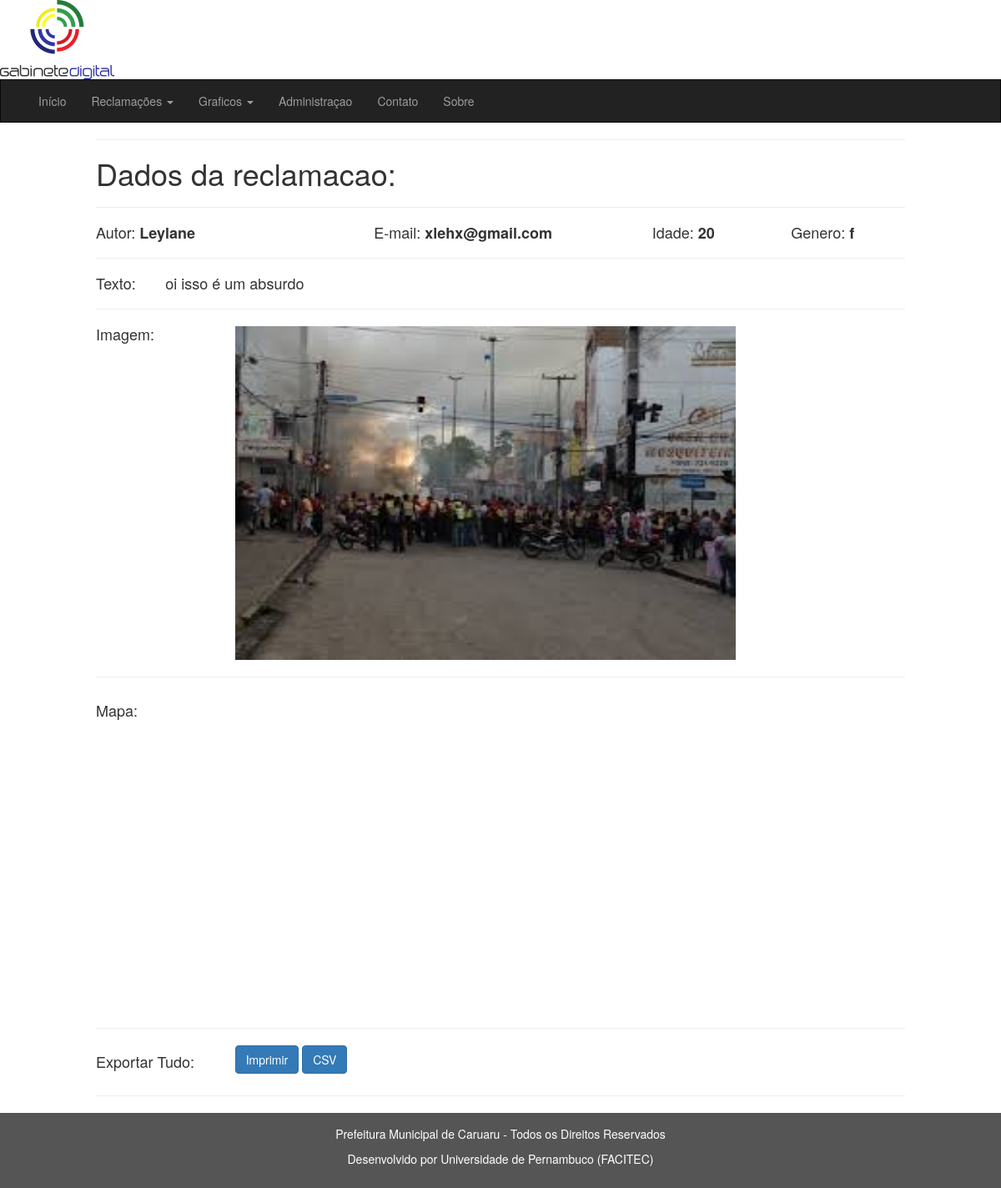
The app's page /reclamacoes/direitos_humanos/visualizar.php?id=20&autor=Leylane with its own data.
### tables this page shows
CREATE TABLE IF NOT EXISTS `reclamacoes` (
  `id` int(11) NOT NULL AUTO_INCREMENT,
  `user_nome` varchar(100) DEFAULT NULL,
  `user_email` varchar(100) DEFAULT NULL,
  `user_idade` tinyint(3) unsigned DEFAULT NULL,
  `user_genero` varchar(1) DEFAULT NULL,
  `texto` varchar(144) NOT NULL,
  `data` date NOT NULL,
  `imagem` varchar(100) NOT NULL COMMENT 'endereço da imagem',
  `categoria` tinyint(4) NOT NULL,
  `latitude` float(10,6) DEFAULT NULL,
  `longitude` float(10,6) DEFAULT NULL,
  PRIMARY KEY (`id`)
);

### MVC/Model/bd/bd.php (called while the page is built, shortened)
<?php
	class bancoDeDados{
		private $servidor = "localhost";
		private $usuario = "root";
		private $senha = "iago2014";
		private $banco = "ouvidoria_app";
		private $conn;
		public function getConn(){
			return $this->conn;
		}
		public function estabelecerConexao(){
			$this->conn = new mysqli($this->servidor, $this->usuario, $this->senha, $this->banco);
			if ($this->conn->connect_errno) {
			    return false;
			} else {
				return true;
			}
		}
	}
?>

### MVC/View/reclamacoes/Reclamacao.php (the view, shortened to what this page needs)
<?php
	class Reclamacao{
		public function imprimir_inicio_reclamacao(){
			echo '
				<div id="reclamacao_div">';
			$this->reclamacao = '';
		}
		public function processar_reclamacao($dados){
			$this->reclamacao .= '
					<div id="reclamacao">
					    <hr>
					    <h1>Dados da reclamacao:</h1>
					    <h4>
					        <hr>
					        <div class="row">
					            <div class="col-sm-4">
					                Autor: <strong>'.$dados['user_nome'].'</strong>
					            </div>
					            <div class="col-sm-4">
					                E-mail: <strong>'.$dados['user_email'].'</strong>
					            </div>
					            <div class="col-sm-2">
					                Idade: <strong>'.$dados['user_idade'].'</strong>
					            </div>
					            <div class="col-sm-2">
					                Genero: <strong>'.$dados['user_genero'].'</strong>
					            </div>
					        </div>
					        <hr>
					        <div class="row">
					            <div class="col-sm-1">
					                Texto:
					            </div>
					            <div class="col-sm-11">
					                '.$dados['texto'].'
					            </div>
					        </div>
					        <hr>
					        <div class="row">
					            <div class="col-sm-2">
					                Imagem:
					            </div>
					            <div class="col-sm-10">
					                <img src="../../imagens/upload/'.$dados['imagem'].'" width="600" height="400" alt="img_reclamacao"/>
					            </div>
					        </div>
						</div>
						<hr>
				';
		}
		public function imprimir_mapa(){
			echo '
					<div class="row">
						<div class="col-sm-2"><h4>Mapa:</h4></div>
						<div class="col-sm-10">
							<div id="googleMap" style="width:500px;height:380px;"></div>
						</div>
					</div>
				</div>';
		}
		public function imprimir_botoes_exportar($exportar_csv, $nome_arquivo_csv){
			echo
				'
				<hr><div class="row">
					<div class="col-sm-2"><h4>Exportar Tudo:</h4></div>
					<div class="col-sm-10">
						<button class="btn btn-primary" id="botao_imprimir">Imprimir</button>
						';
			if(!strcmp($exportar_csv,"sim")) {
				echo '
				<a class="btn btn-primary" href="../temp/'.$nome_arquivo_csv.'.csv" id="botao_CSV">CSV</a>
				';
			}
			echo '
					</div>
				</div>
				<hr>
					';
		}
		public function imprimir_reclamacao(){
			echo $this->reclamacao;
		}
	}
?>

### MVC/Model/reclamacoes/ModeloReclamacao.php (shortened to what this page needs)
<?php
	class ModeloReclamacao{
		private $id;
		private $autor;
		private $resultado_consulta;
		public function pegar_dados(){
            if(empty($_GET['id'])){
				return 1;
			} else {
				$this->id = $_GET['id'];
			}
			if(empty($_GET['autor'])){
				return 1;
			} else {
				$this->autor = $_GET['autor'];
			}
			return 0;
		}
		public function validar_reclamacao(){
			include '../../MVC/Model/bd/bd.php';
			$this->bd = new bancoDeDados();
			$this->bd->estabelecerConexao();
			$consulta_sql = "SELECT * FROM reclamacoes WHERE id=$this->id AND user_nome='$this->autor'";
			$this->resultado_consulta = $this->bd->getConn()->query($consulta_sql);
			if(isset($this->resultado_consulta->num_rows)){
				if($this->resultado_consulta->num_rows>0){
                	return 0;
                }
			} else {
				return 1;
			}
		}
		public function exibir_reclamacao(){
			$nome_arquivo_csv = $this->autor . $this->id;
			include '../../MVC/View/reclamacoes/Reclamacao.php';
			$reclamacao = new Reclamacao();
			while ($dados = $this->resultado_consulta->fetch_array()) {
				$reclamacao->imprimir_inicio_reclamacao();
				$reclamacao->processar_reclamacao($dados);
				$reclamacao->imprimir_reclamacao();
				$reclamacao->imprimir_mapa();
				$exportar_para_csv = "sim";
				$reclamacao->imprimir_botoes_exportar($exportar_para_csv, $nome_arquivo_csv);
			}
		}
	}
?>

### css/newStyle.css (style rules this page uses)
.sidenav { padding-top: 20px; background-color: #ffffff; height: 100%; }
footer { background-color: #555; color: white; padding: 15px; }

### records on screen
reclamacoes: user_nome "Leylane", user_email "xlehx@gmail.com", user_idade "20", user_genero "f", texto "oi isso é um absurdo", imagem (picture)
